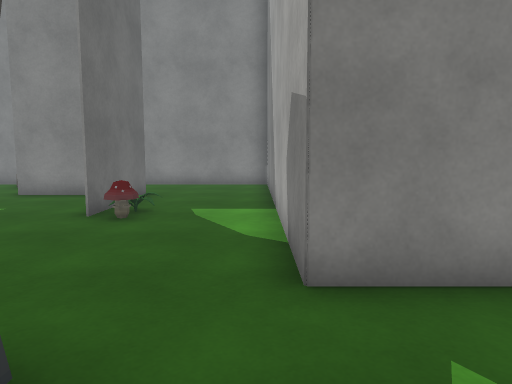
view 1 (above)

24 first-person views from a walk through a scene from a Unity 3-D project. The camera is 1.3 m above the floor, tilts 6° down and sees 70° across. The floor is counted in squares, 1 m on a side. Each view is taken from the middle of a square. On the plan, view 1 faces up. The plan holds only what a view shows up to about 15 squares ahead; the rest is blank. The player is left out. Some surface patterns are stand-ins.

view 2
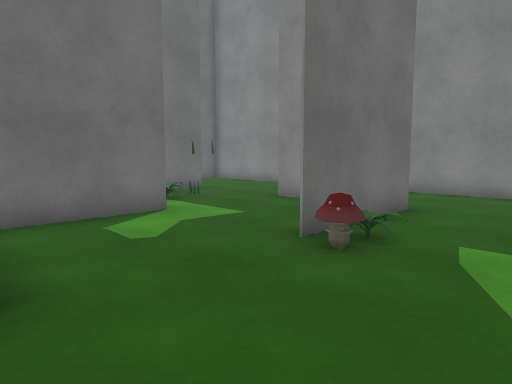

view 3
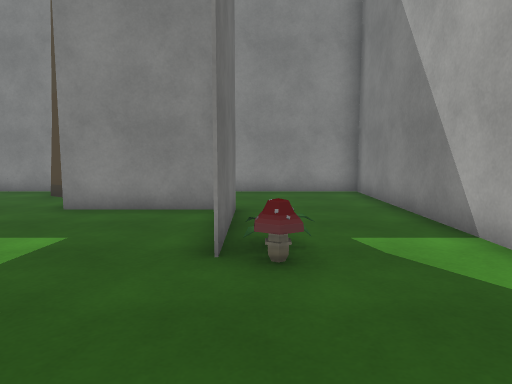

view 4
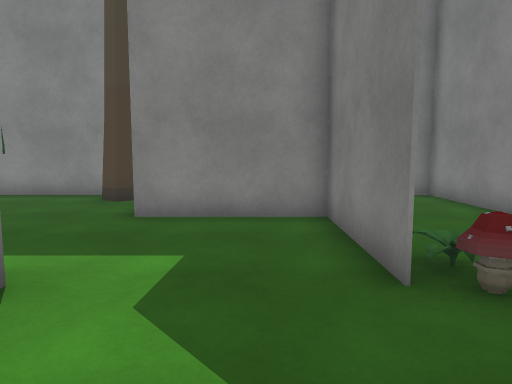

view 5
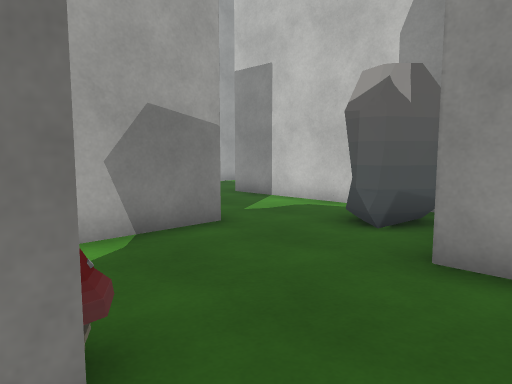

view 6
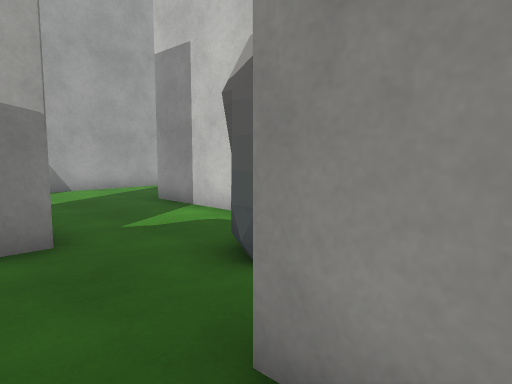

view 7
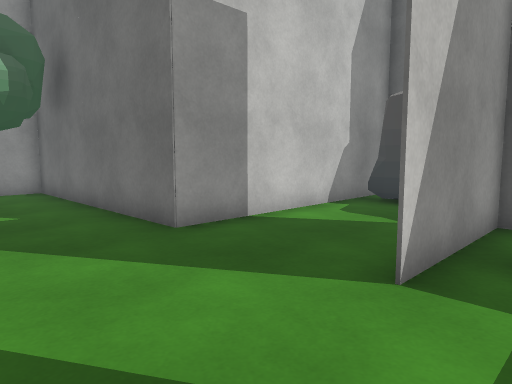

view 8
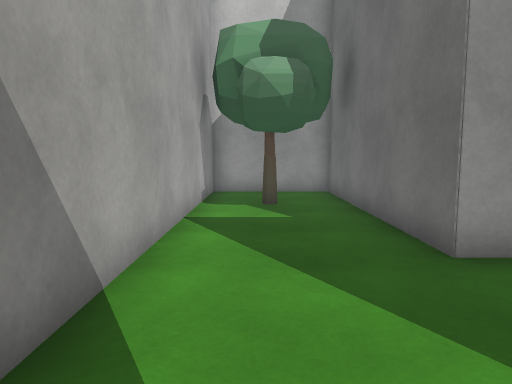

view 9
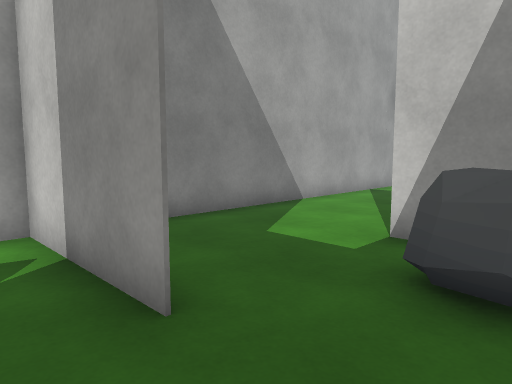

view 10
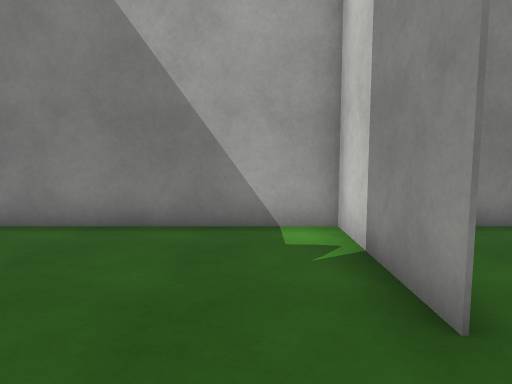

view 11
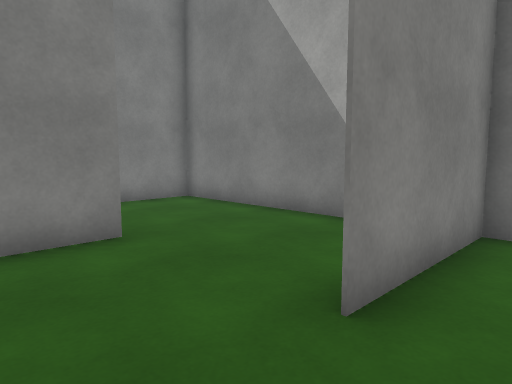

view 12
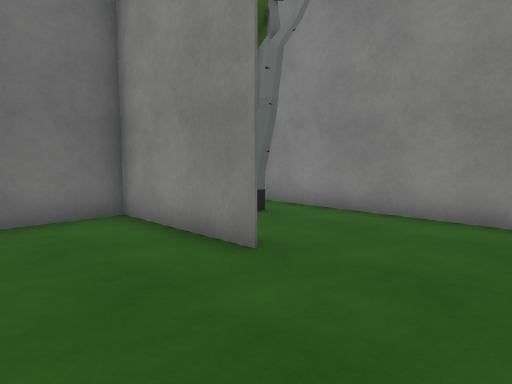

view 13
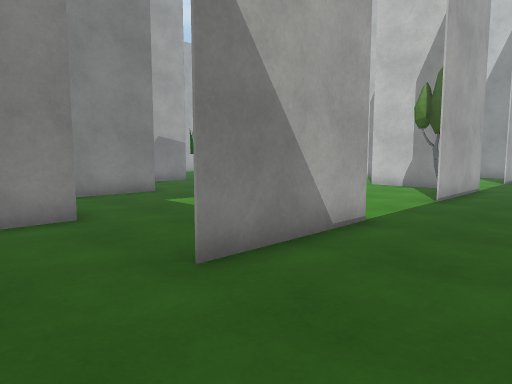

view 14
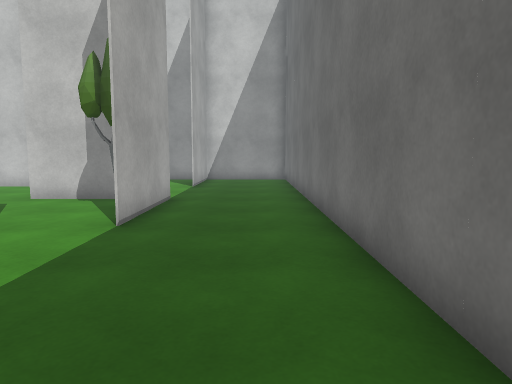

view 15
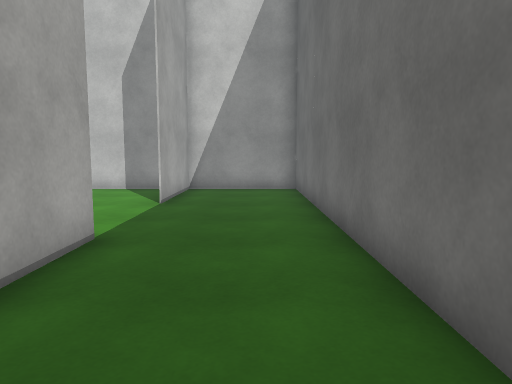

view 16
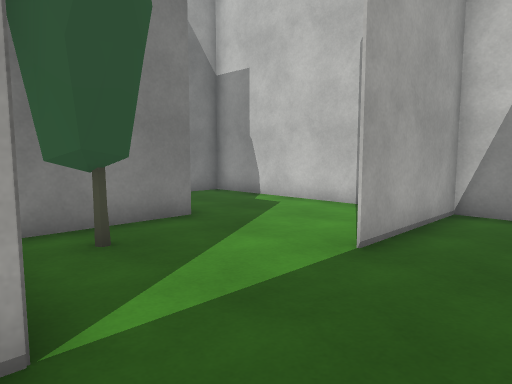

view 17
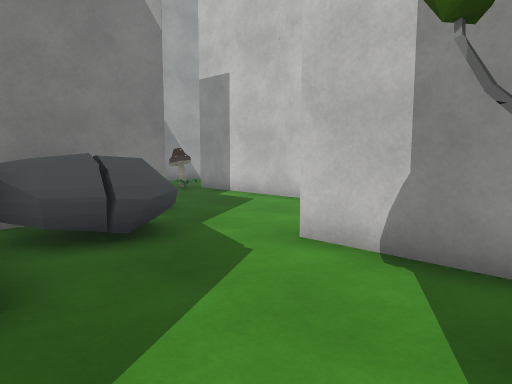

view 18
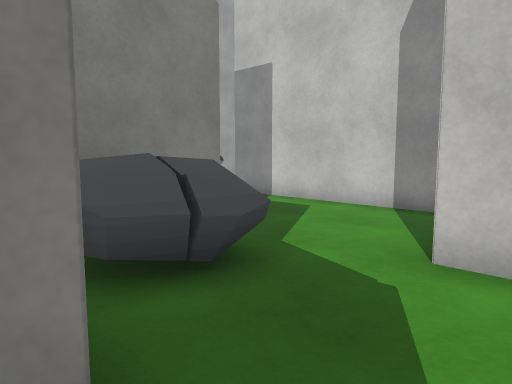

view 19
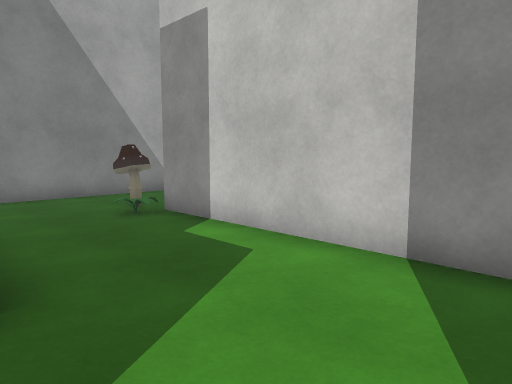

view 20
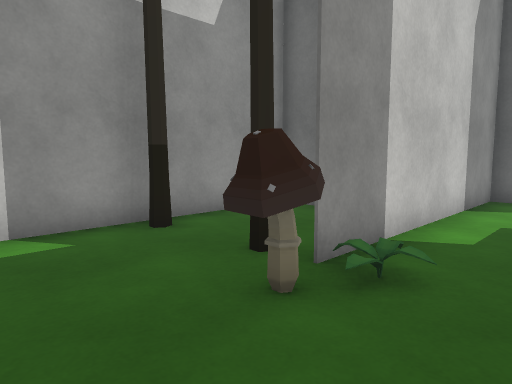

view 21
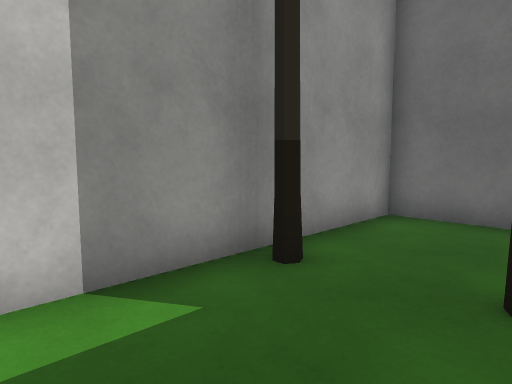

view 22
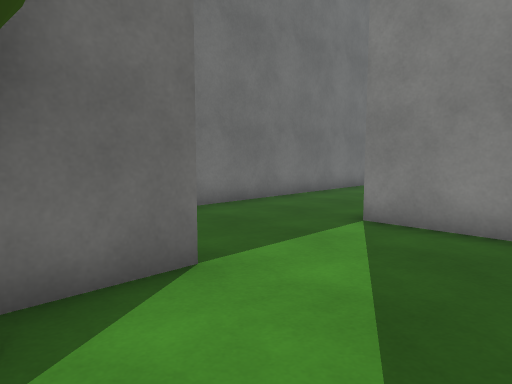

view 23
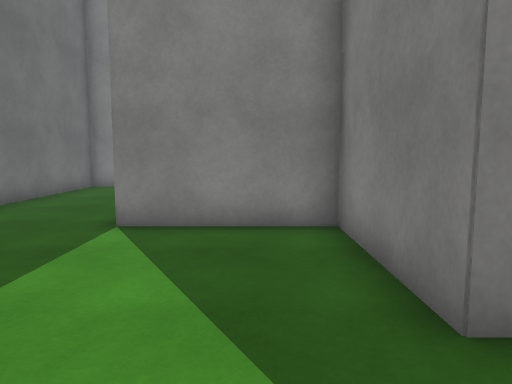

view 24
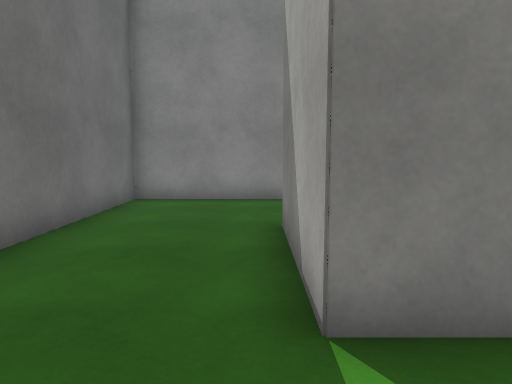

### Floor plan
Points are (right, up) in squares from view 1. A wall is a line through its corners. A room is listed if a view was taken in it or the views show most of it. See-through windows are left out.
Room 1 (views 1, 2, 3, 4, 5, 6, 7, 8, 9, 10, 11, 12, 13, 14, 15, 16, 17, 18, 19, 20, 21, 22, 23, 24)
walls: (-3.5, 7.4) (-3.5, 11.5) (-7.5, 11.5) (-7.5, 12.8); (0.5, 3.5) (0.5, 15.5); (-7.1, 3.5) (-7.5, 3.5) (-7.5, 7.5) (-11.5, 7.5) (-11.5, 11.5); (-3, -0.5) (4.5, -0.5) (4.5, -8.5); (1.5, 3.5) (0.5, 3.5) (4.5, 3.5); (-3.5, -0.6) (-3.5, 0.6); (-7.5, 7.6) (-7.5, 4.2); (-3.5, 11.6) (-3.5, 7.5); (4.4, 7.5) (8.5, 7.5) (4.5, 7.5); (-10.2, -0.5) (-7.4, -0.5); (-9.3, -1.7) (-8.7, -1.3); (-11.5, 3.6) (-11.5, 1.5); (-7.5, -4) (-7.5, -4.5) (0.5, -4.5); (-11.5, -0.6) (-11.5, 3.5); (-3.5, -6.2) (-3.5, -8.5); (4.6, 11.5) (0.5, 11.5) (0.5, 9.2); (-11.5, 11.6) (-11.5, 9.9); (-8.4, 14.1) (-8.8, 13.9) (-9.3, 14.2); (8.5, 7) (8.5, 15.5) (-5.1, 15.5); (-3, -8.5) (8.5, -8.5) (8.5, 5.1); (4.5, -6.9) (4.5, -2); (-9.6, 15.5) (-15.5, 15.5) (-15.5, -8.5) (-11, -8.5); (-11.5, -8.5) (-11.5, -4.5)
ways out: opening at (-10, -3) to room 2
objects: other object (-11, 1); other object (-10, 9); other object (-10, 10); rock (-6, 1) to (-4, 3); rock (-3, 0) to (-1, 2); mushroom (-3, 7); plant (0, -4); mushroom (2, -4); rock (2, 4) to (3, 6); other object (7, -6) to (7, -5)
Room 2 (no view inside)
walls: (-7.5, -4.6) (-7.5, -1.2); (-9.3, -2.4) (-9.3, -1.7); (-11, -8.5) (-3, -8.5); (-3.5, -8.5) (-3.5, -7.2)
ways out: opening at (-10, -3) to room 1

Positions as (right, up) in squares from view 1, and headings:
1: (0, 0), facing up
2: (0, 3), facing up-left
3: (-3, 3), facing up
4: (-5, 4), facing up
5: (-5, 8), facing down-right
6: (-5, 5), facing down-right
7: (8, 5), facing down-left
8: (7, 4), facing down
9: (2, 9), facing down-right
10: (2, 9), facing right
11: (2, 6), facing up-right
12: (8, 8), facing up-left
13: (-15, 14), facing down-right
14: (-14, 10), facing down
15: (-14, 5), facing down
16: (-14, 0), facing down-right
17: (-11, 4), facing down-right
18: (-9, 4), facing down-right
19: (-7, 0), facing down-right
20: (4, -2), facing down-left
21: (4, -5), facing down-left
22: (-8, 1), facing up-left
23: (-9, 1), facing up
24: (-12, 5), facing up
